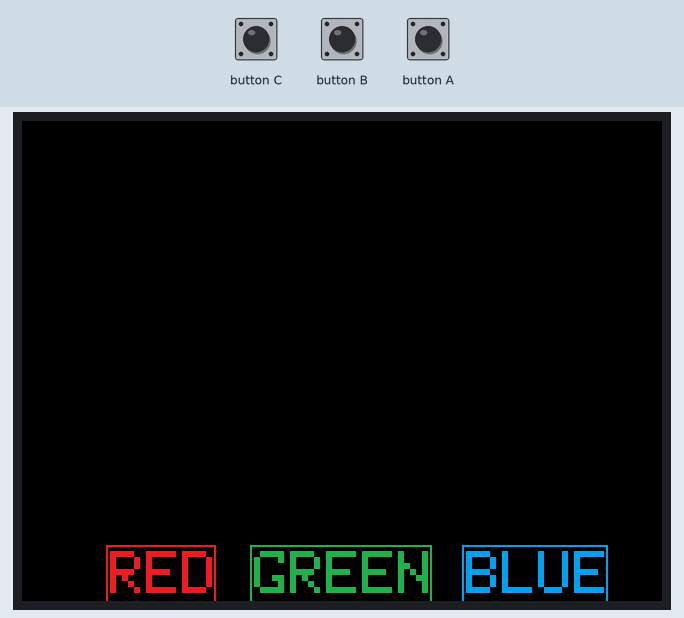
Recording of a sketch running on a simulated ESP32. Parts: 320×240 colour display. The test bench sets the inputs (shaded band).

Above: at 1.3 s.
1.4 s: button C pressed for 0.15 s
At 2.5 s:
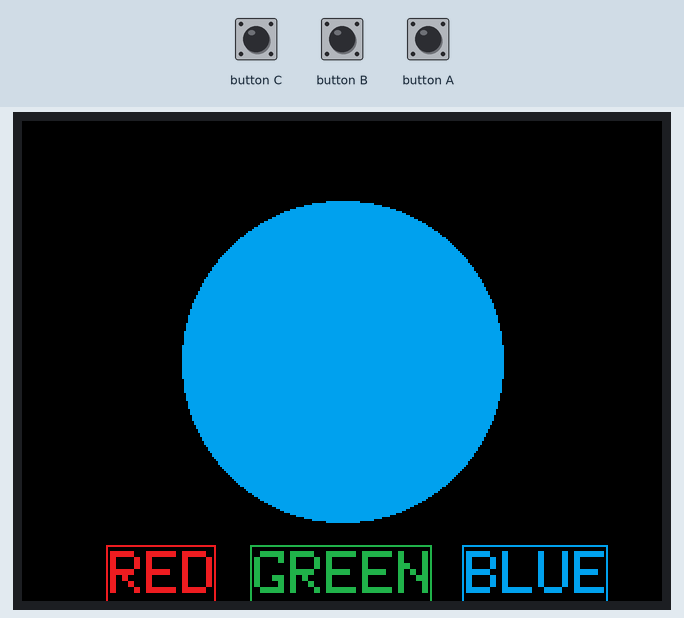
3.0 s: button B pressed for 0.15 s
At 3.8 s:
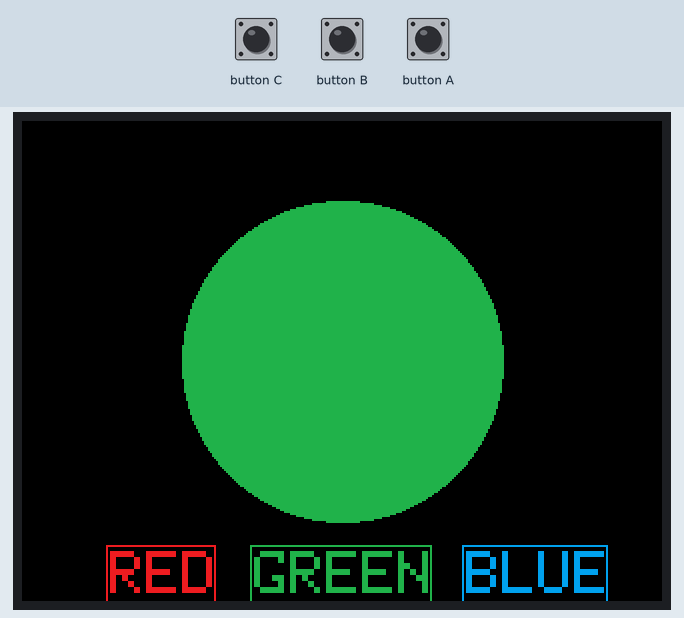
4.6 s: button A pressed for 0.15 s
At 5.0 s:
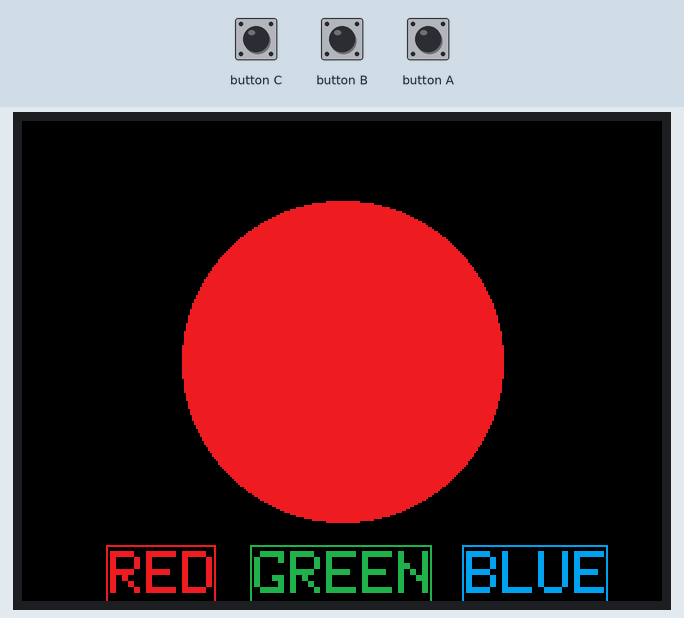
Timing chart, 0 to 7.6 s (numbered marks = the images above; inputs shaded):
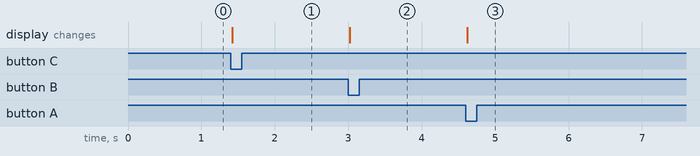

The sketch:

buttons.ino
```cpp
#include <M5Stack.h>
#define MY_RED 0xe8e4
#define MY_GREEN 0x2589
#define MY_BLUE 0x51d

void setup()
{
  M5.begin();
  M5.Lcd.setBrightness(100);
  M5.Lcd.setTextSize(3);

  M5.Lcd.setCursor(44, 215);
  M5.Lcd.setTextColor(MY_RED);
  M5.Lcd.printf("RED");
  M5.Lcd.drawRect(42, 212, 55, 30, MY_RED);

  M5.Lcd.setCursor(116, 215);
  M5.Lcd.setTextColor(MY_GREEN);
  M5.Lcd.printf("GREEN");
  M5.Lcd.drawRect(114, 212, 91, 30, MY_GREEN);

  M5.Lcd.setCursor(222, 215);
  M5.Lcd.setTextColor(MY_BLUE);
  M5.Lcd.printf("BLUE");
  M5.Lcd.drawRect(220, 212, 73, 30, MY_BLUE);
}

void loop()
{
  if (M5.BtnA.wasPressed())
  {
    M5.Lcd.fillCircle(160, 120, 80, MY_RED);
  }
  else if (M5.BtnB.wasPressed())
  {
    M5.Lcd.fillCircle(160, 120, 80, MY_GREEN);
  }
  else if (M5.BtnC.wasPressed())
  {
    M5.Lcd.fillCircle(160, 120, 80, MY_BLUE);
  }
  M5.update();
}
```

Measured:
- after the input at 1.4 s, the display: changes at once (image 1)
- after the input at 3.0 s, the display: changes at once (image 2)
- after the input at 4.6 s, the display: changes at once (image 3)
